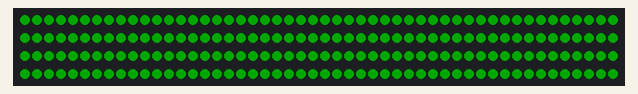
A sketch run on a simulated Arduino Uno, built with avr-gcc and run on an emulated ATmega328P. Shown: 200 RGB LEDs in strip order, left to right, continuing on the next row. Dim RGB values are drawn brighter than linear.

Above: at 3.21 s.
At 3.62 s:
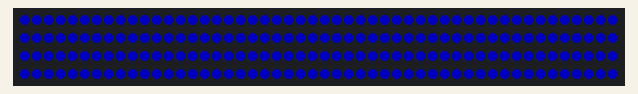
At 4.02 s:
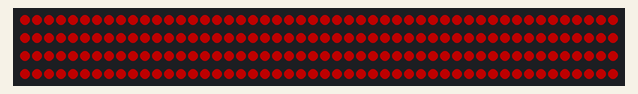
At 4.43 s:
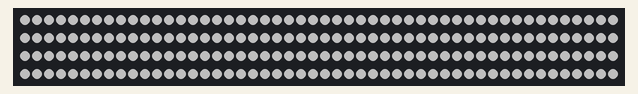

The sketch:

sketch_may04a.ino
```cpp
#include <FastLED.h>

#define LED_PIN     11
#define NUM_LEDS    200
#define BRIGHTNESS  80
#define LED_TYPE    WS2812B
#define COLOR_ORDER GRB
#define SPEED 400

CRGB leds[NUM_LEDS];


void setup() {
  delay( 3000 ); // power-up safety delay

  // the wiki features a much more basic setup line:
  FastLED.addLeds<LED_TYPE, LED_PIN, COLOR_ORDER>(leds, NUM_LEDS);
  FastLED.setBrightness(  BRIGHTNESS );
}

void loop() {
 while(1)
 {
  int i;
  for(i=0;i<NUM_LEDS;i++)
  {
  leds[i] = CRGB::Green;
  }
 Serial.println(leds[0]);
  FastLED.show();
  delay(SPEED);
  for(i=0;i<NUM_LEDS;i++)
  {
  leds[i] = CRGB::Blue;
  }
 Serial.println(leds[0]);
  FastLED.show();
  delay(SPEED);
  for(i=0;i<NUM_LEDS;i++)
  {
  leds[i] = CRGB::Red;
  }
 Serial.println(leds[0]);
  FastLED.show();
  delay(SPEED);
  for(i=0;i<NUM_LEDS;i++)
  {
  leds[i] = CRGB::White;
  }
 Serial.println(leds[0]);
  FastLED.show();
  delay(SPEED);
  }
 }
```

Measured:
- by itself, everything shown: repeats every 1.6 s, in 4 steps
- what the display in image 0 shows lasts 0.4 s, from 3.0 s to 3.4 s
